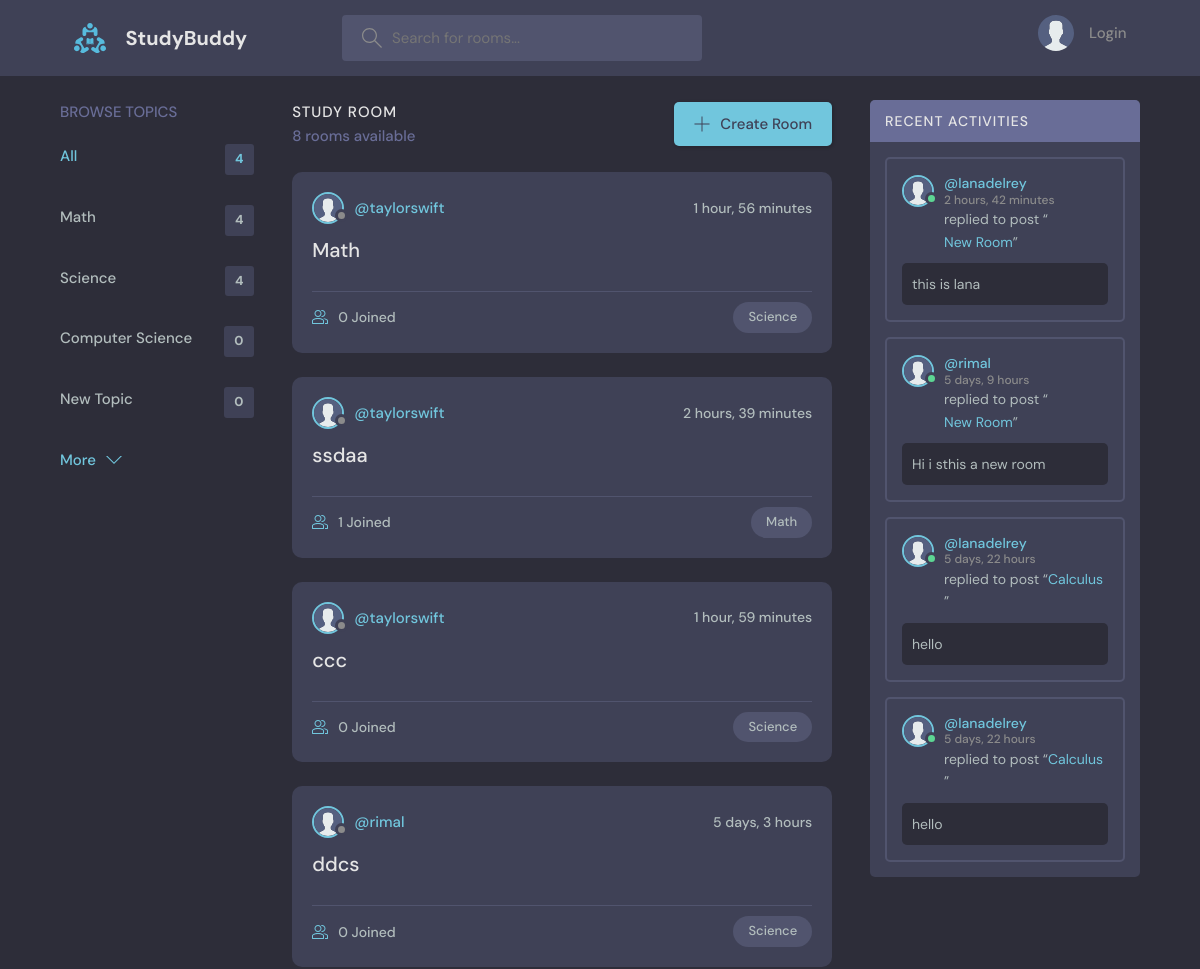
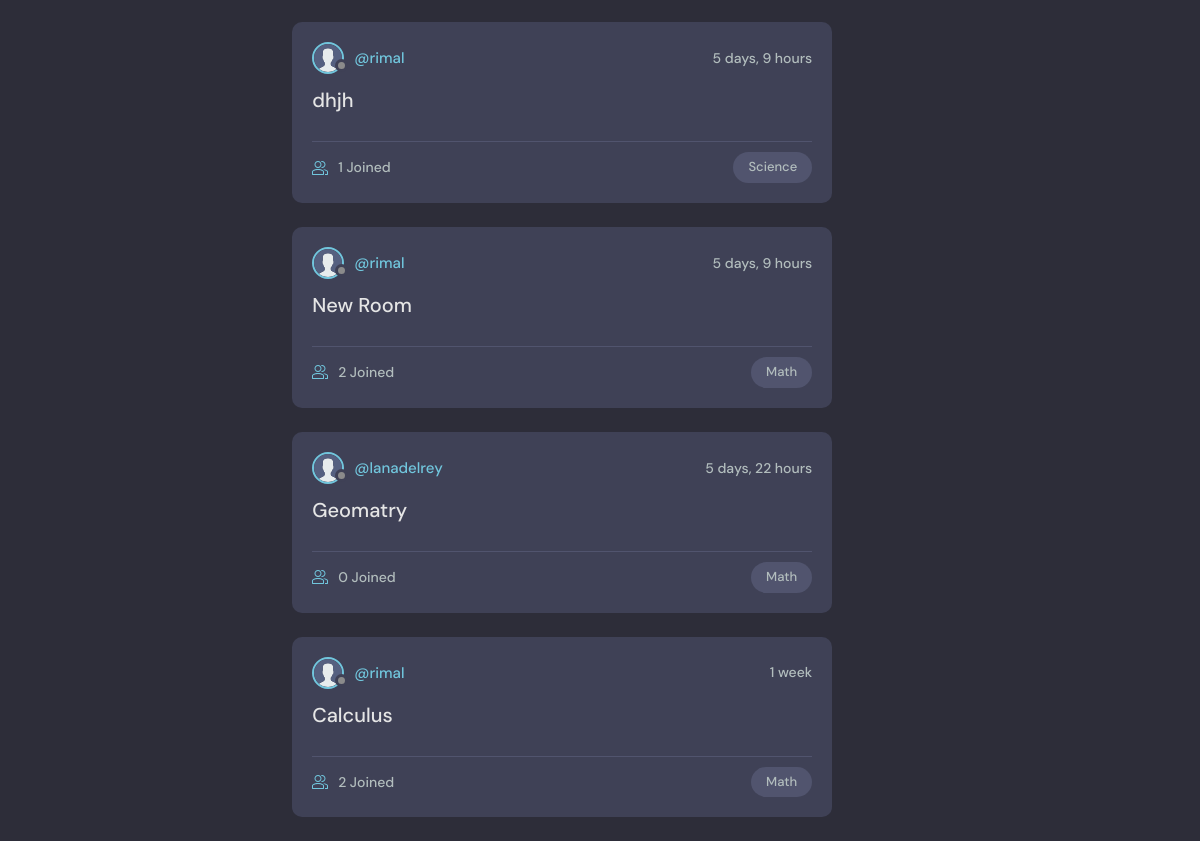
The page / on the database its author committed (2 pictures, top to bottom).
### base/models.py (models this page shows, shortened)
class Topic(models.Model):
    name = models.CharField(max_length=200)

class Room(models.Model):
    host = models.ForeignKey(User, on_delete = models.SET_NULL, null = True)
    topic =  models.ForeignKey(Topic, on_delete = models.SET_NULL, null = True)
    name = models.CharField(max_length=200)
    description = models.TextField(null = True, blank=True)
    participants = models.ManyToManyField(User, related_name='participants', blank=True )
    updated = models.DateTimeField(auto_now = True)
    created = models.DateTimeField(auto_now_add = True)
    class Meta:
        ordering = ['-updated', '-created']
    def __str__(self):
        return self.name

class Message(models.Model):
    user = models.ForeignKey(User, on_delete = models.CASCADE)
    room = models.ForeignKey(Room, on_delete = models.CASCADE)
    body = models.TextField()
    updated = models.DateTimeField(auto_now = True)
    created = models.DateTimeField(auto_now_add = True)
    class Meta:
        ordering = ['-updated', '-created']

### base/views.py (the view)
# urls.py: path('', views.home, name = "home"),
def home(request):
    q = request.GET.get('q') if request.GET.get('q') != None else ""
    rooms = Room.objects.filter(
        Q(topic__name__icontains=q)|
        Q(name__icontains=q)|
        Q(description__icontains=q)|
        Q(host__username__icontains=q)
    )
    topics = Topic.objects.all()
    room_count = rooms.count()
    room_messages = Message.objects.filter(Q(room__topic__name__icontains=q))
    topics = Topic.objects.all()
    return render(request, 'home.html', {'rooms': rooms, 'topics': topics, 'room_count':room_count, 'room_messages': room_messages})

### templates/home.html (shortened to what this page needs)
    {% extends 'main.html' %}
    {% block content %}
    <main class="layout layout--3">
      <div class="container">
        {% include 'topics_component.html' %}
        <div class="roomList">
          <div class="roomList__header">
            <div>
              <h2>Study Room</h2>
              <p>{{room_count}} rooms available</p>
            </div>
            <a class="btn btn--main" href="{% url 'create-room' %}">
              <svg version="1.1" xmlns="http://www.w3.org/2000/svg" width="32" height="32" viewBox="0 0 32 32">
                <title>add</title>
                <path
                  d="M16.943 0.943h-1.885v14.115h-14.115v1.885h14.115v14.115h1.885v-14.115h14.115v-1.885h-14.115v-14.115z"
                ></path>
              </svg>
              Create Room
            </a>
          </div>
          {% include 'feed_component.html' %}
        </div>
        {% include 'activity_component.html' %}
      </div>
    </main>
   {% endblock %}

### templates/topics_component.html
<div class="topics">
    <div class="topics__header">
      <h2>Browse Topics</h2>
    </div>
    <ul class="topics__list">
      <li>
        <a href="{% url 'home' %}" class="active">All <span>{{topics.count}}</span></a>
      </li>
      {% for topic in topics %}
      <li>
        <a href="{% url 'home' %}?q={{topic.name}}">{{ topic.name }} <span>{{ topic.room_set.all.count }}</span></a>
      </li>
      {% endfor %}
    </ul>
    <a class="btn btn--link" href="topics.html">
      More
      <svg version="1.1" xmlns="http://www.w3.org/2000/svg" width="32" height="32" viewBox="0 0 32 32">
        <title>chevron-down</title>
        <path d="M16 21l-13-13h-3l16 16 16-16h-3l-13 13z"></path>
      </svg>
    </a>
  </div>

### templates/feed_component.html (shortened to what this page needs)
{% load static %}
{% for room in rooms %}
<div class="roomListRoom">
    <div class="roomListRoom__header">
      <a href="{% url 'user-profile' room.host.id %}" class="roomListRoom__author">
        <div class="avatar avatar--small">
          <img src="{% static 'images/avatar.svg' %}" />
        </div>
        <span>@{{room.host.username}}</span>
      </a>
      <div class="roomListRoom__actions">
        <span>{{room.created|timesince}}</span>
      </div>
    </div>
    <div class="roomListRoom__content">
      <a href="{% url 'room' room.id %}">{{ room.name }}</a>
    </div>
    <div class="roomListRoom__meta">
      <a href="{% url 'room' room.id %}" class="roomListRoom__joined">
        {{ room.participants.all.count }} Joined
      </a>
      <p class="roomListRoom__topic">{{ room.topic.name }}</p>
    </div>
  </div>
{% endfor %}

### templates/activity_component.html (shortened to what this page needs)
{% load static %}
<div class="activities">
    <div class="activities__header">
    <h2>Recent Activities</h2>
    </div>
    {% for message in room_messages %}
        <div class="activities__box">
        <div class="activities__boxHeader roomListRoom__header">
            <a href="{% url  'user-profile' message.user.id %}" class="roomListRoom__author">
            <div class="avatar avatar--small active">
                <img src="{% static 'images/avatar.svg' %}" />
            </div>
            <p>
                @{{message.user}}
                <span>{{message.created|timesince}}</span>
            </p>
            </a>
        </div>
        <div class="activities__boxContent">
            <p>replied to post “<a href="{% url 'room' message.room.id %}">{{message.room}}</a>”</p>
            <div class="activities__boxRoomContent">
            {{message.body}}
            </div>
        </div>
        </div>
    {% endfor %}
</div>

### rows shown on the page
Topic: name "Math", room_set.all.count "4"
Topic: name "Science", room_set.all.count "4"
Topic: name "Computer Science", room_set.all.count "0"
Topic: name "New Topic", room_set.all.count "0"
Room: host.username "taylorswift", created "1 hour, 56 minutes", name "Math", participants.all.count "0", topic.name "Science"
Room: host.username "taylorswift", created "2 hours, 39 minutes", name "ssdaa", participants.all.count "1", topic.name "Math"
Room: host.username "taylorswift", created "1 hour, 59 minutes", name "ccc", participants.all.count "0", topic.name "Science"
Room: host.username "rimal", created "5 days, 3 hours", name "ddcs", participants.all.count "0", topic.name "Science"
Room: host.username "rimal", created "5 days, 9 hours", name "dhjh", participants.all.count "1", topic.name "Science"
Room: host.username "rimal", created "5 days, 9 hours", name "New Room", participants.all.count "2", topic.name "Math"
Room: host.username "lanadelrey", created "5 days, 22 hours", name "Geomatry", participants.all.count "0", topic.name "Math"
Room: host.username "rimal", created "1 week", name "Calculus", participants.all.count "2", topic.name "Math"
Message: user "lanadelrey", created "2 hours, 42 minutes", room "New Room", body "this is lana"
Message: user "rimal", created "5 days, 9 hours", room "New Room", body "Hi i sthis a new room"
Message: user "lanadelrey", created "5 days, 22 hours", room "Calculus", body "hello"
Message: user "lanadelrey", created "5 days, 22 hours", room "Calculus", body "hello"

### other values the page prints
{{ topics.count }} "4"
{{ room_count }} "8"
